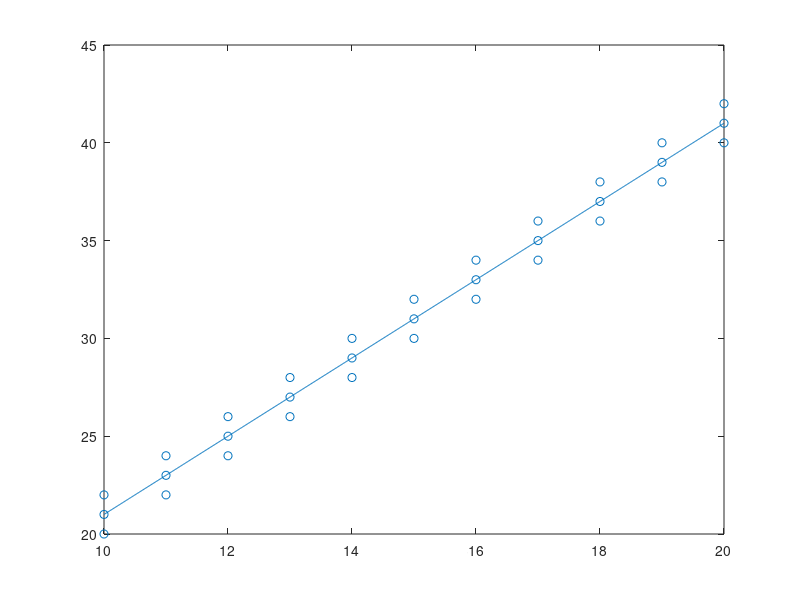

Reproduce this figure in MATLAB.
clc;clear;
a = 2;
b = 1;
xmin = 10;
xmax = 20;
y1 = xmin*a+b;
y2 = xmax*a+b;

k = 0;
tick = 1;
result = zeros(2,4);
for i = floor(xmin):ceil(xmax)
    for j = floor(min([y1,y2]))-1:ceil(max(y1,y2))+1
        if abs(j-i*a-b)<1 || abs(i-(j-b)/a)<1
            result(tick,1:2) = [i,j];
            result(tick,3:4) = [i-(j-b)/a,j-i*a-b];
            tick = tick+1;
        end 
    end 
end 

if k==1
    result = result(result(:,3)>=0,:);
elseif k==2
    result = result(result(:,3)<=0,:);
elseif k==3
    result = result(result(:,4)>=0,:);
elseif k==4
    result = result(result(:,4)<=0,:);
end 

x = xmin:0.01:xmax;
y = a*x+b;
plot(x,y);hold on;
scatter(result(:,1),result(:,2));
